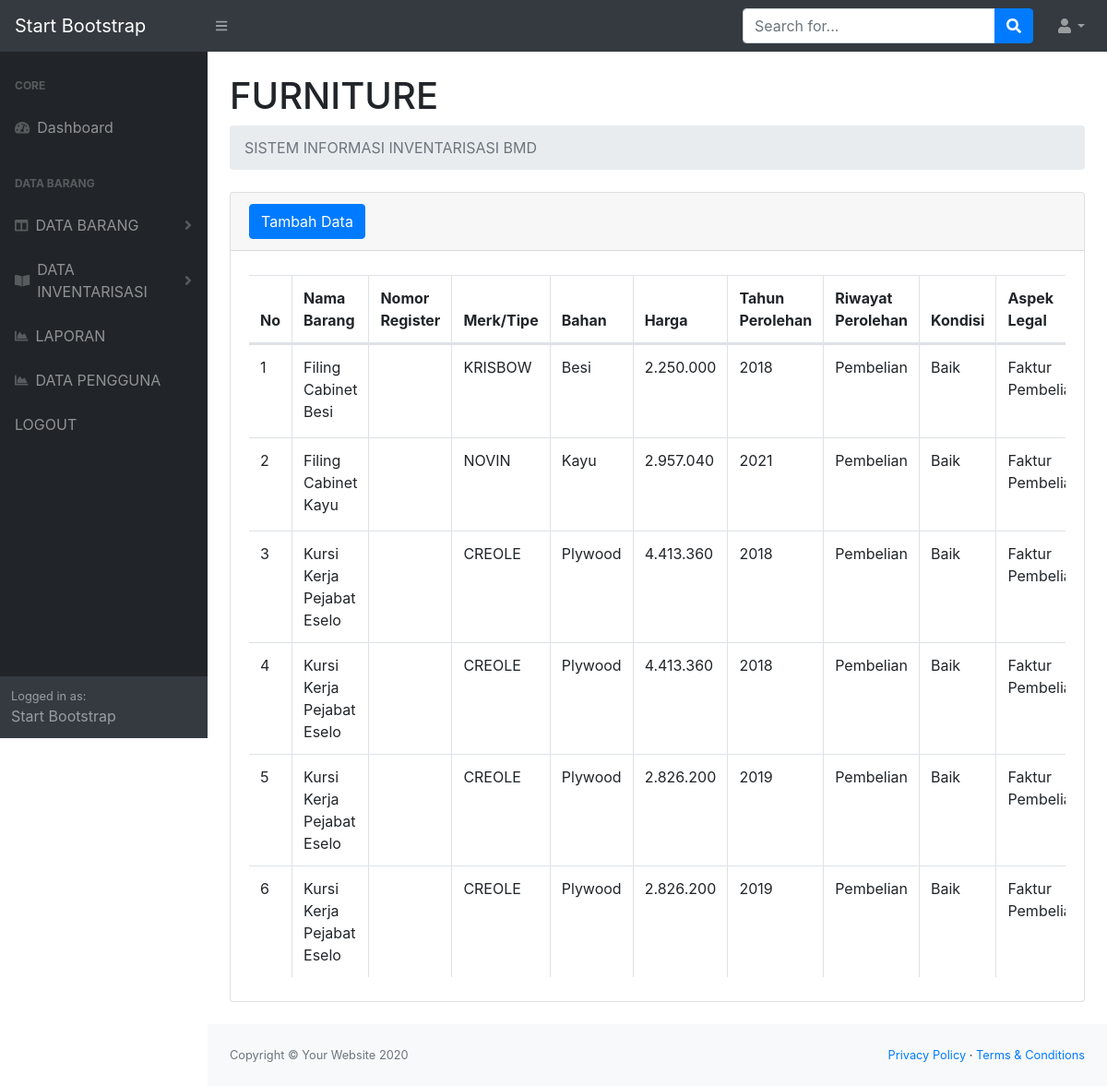
The page /masterfurniture.php (signed in) on the database its author committed.
### tables this page shows
CREATE TABLE `furniture` (
  `idbarang` int(11) NOT NULL,
  `namafurniture` varchar(50) NOT NULL,
  `nomorregister` varchar(255) NOT NULL,
  `merk3` varchar(25) NOT NULL,
  `bahan3` varchar(25) NOT NULL,
  `harga3` varchar(25) NOT NULL,
  `tahunperolehan3` varchar(25) NOT NULL,
  `riwayatperolehan3` varchar(25) NOT NULL,
  `kondisi3` varchar(25) NOT NULL,
  `aspeklegal3` varchar(25) NOT NULL,
  `keterangan3` varchar(25) NOT NULL
);

### masterfurniture.php (the view, shortened to what this page needs)
<?php
require 'function.php';
?>
<!DOCTYPE html>
<html lang="en">
<head>
    <link href="css/styles.css" rel="stylesheet" />
    <link href="https://cdn.datatables.net/1.10.20/css/dataTables.bootstrap4.min.css" rel="stylesheet" />
</head>
<body class="sb-nav-fixed">
    <nav class="sb-topnav navbar navbar-expand navbar-dark bg-dark">
        <a class="navbar-brand" href="index.html">Start Bootstrap</a>
        <button class="btn btn-link btn-sm order-1 order-lg-0" id="sidebarToggle" href="#"><i class="fas fa-bars"></i></button>
        <form class="d-none d-md-inline-block form-inline ml-auto mr-0 mr-md-3 my-2 my-md-0">
            <div class="input-group">
                <input class="form-control" type="text" placeholder="Search for..." aria-label="Search" aria-describedby="basic-addon2" />
                <div class="input-group-append">
                    <button class="btn btn-primary" type="button"><i class="fas fa-search"></i></button>
                </div>
            </div>
        </form>
        <ul class="navbar-nav ml-auto ml-md-0">
            <li class="nav-item dropdown">
                <a class="nav-link dropdown-toggle" id="userDropdown" href="#" role="button" data-toggle="dropdown" aria-haspopup="true" aria-expanded="false"><i class="fas fa-user fa-fw"></i></a>
            </li>
        </ul>
    </nav>
    <div id="layoutSidenav">
        <div id="layoutSidenav_nav">
            <nav class="sb-sidenav accordion sb-sidenav-dark" id="sidenavAccordion">
                <div class="sb-sidenav-menu">
                    <?php include 'navbar.php'; ?>
                </div>
                <div class="sb-sidenav-footer">
                    <div class="small">Logged in as:</div>
                    Start Bootstrap
                </div>
            </nav>
        </div>
        <div id="layoutSidenav_content">
            <main>
                <div class="container-fluid">
                    <h1 class="mt-4">FURNITURE</h1>
                    <ol class="breadcrumb mb-4">
                        <li class="breadcrumb-item active">SISTEM INFORMASI INVENTARISASI BMD</li>
                    </ol>
                    <div class="card mb-4">
                        <div class="card-header">
                            <button type="button" class="btn btn-primary" data-toggle="modal" data-target="#myModal">
                                Tambah Data
                            </button>
                        </div>
                        <div class="card-body">
                            <div class="table-responsive">
                                <table class="table table-bordered" id="dataTable" width="100%" cellspacing="0">
                                    <thead>
                                        <tr>
                                            <th>No</th>
                                            <th>Nama Barang</th>
                                            <th>Nomor Register</th>
                                            <th>Merk/Tipe</th>
                                            <th>Bahan</th>
                                            <th>Harga</th>
                                            <th>Tahun Perolehan</th>
                                            <th>Riwayat Perolehan</th>
                                            <th>Kondisi</th>
                                            <th>Aspek Legal</th>
                                        </tr>
                                    </thead>
                                    <tbody>
                                        <?php
                                        $ambilsemuadatafurniture = mysqli_query($conn, "select * from furniture");
                                        $i = 1;
                                        while ($data = mysqli_fetch_array($ambilsemuadatafurniture)) {
                                            $namafurniture = $data['namafurniture'];
                                            $nomorregister = $data['nomorregister'];
                                            $merk3 = $data['merk3'];
                                            $bahan3 = $data['bahan3'];
                                            $harga3 = $data['harga3'];
                                            $tahunperolehan3 = $data['tahunperolehan3'];
                                            $riwayatperolehan3 = $data['riwayatperolehan3'];
                                            $kondisi3 = $data['kondisi3'];
                                            $aspeklegal3 = $data['aspeklegal3'];
                                        ?>
                                            <tr>
                                                <td><?= $i++; ?></td>
                                                <td><?= $namafurniture; ?></td>
                                                <td><?= $nomorregister; ?></td>
                                                <td><?= $merk3; ?></td>
                                                <td><?= $bahan3; ?></td>
                                                <td><?= $harga3; ?></td>
                                                <td><?= $tahunperolehan3; ?></td>
                                                <td><?= $riwayatperolehan3; ?></td>
                                                <td><?= $kondisi3; ?></td>
                                                <td><?= $aspeklegal3; ?></td>
                                            </tr>
                                        <?php
                                        };
                                        ?>
                                    </tbody>
                                </table>
                            </div>
                        </div>
                    </div>
                </div>
            </main>
            <footer class="py-4 bg-light mt-auto">
                <div class="container-fluid">
                    <div class="d-flex align-items-center justify-content-between small">
                        <div class="text-muted">Copyright &copy; Your Website 2020</div>
                        <div>
                            <a href="#">Privacy Policy</a>
                            &middot;
                            <a href="#">Terms &amp; Conditions</a>
                        </div>
                    </div>
                </div>
            </footer>
        </div>
    </div>
</body>
</html>

### navbar.php (shortened to what this page needs)
<div class="nav">
    <div class="sb-sidenav-menu-heading">Core</div>
    <a class="nav-link" href="index.php">
        <div class="sb-nav-link-icon"><i class="fas fa-tachometer-alt"></i></div>
        Dashboard
    </a>
    <div class="sb-sidenav-menu-heading">DATA BARANG</div>
    <a class="nav-link collapsed" href="#" data-toggle="collapse" data-target="#collapseLayouts" aria-expanded="false" aria-controls="collapseLayouts">
        <div class="sb-nav-link-icon"><i class="fas fa-columns"></i></div>
        DATA BARANG
        <div class="sb-sidenav-collapse-arrow"><i class="fas fa-angle-down"></i></div>
    </a>
    <a class="nav-link collapsed" href="#" data-toggle="collapse" data-target="#collapsePages" aria-expanded="false" aria-controls="collapsePages">
        <div class="sb-nav-link-icon"><i class="fas fa-book-open"></i></div>
        DATA INVENTARISASI
        <div class="sb-sidenav-collapse-arrow"><i class="fas fa-angle-down"></i></div>
    </a>
    <a class="nav-link" href="laporan.php">
        <div class="sb-nav-link-icon"><i class="fas fa-chart-area"></i></div>
        LAPORAN
    </a>
    <a class="nav-link" href="user.php">
        <div class="sb-nav-link-icon"><i class="fas fa-chart-area"></i></div>
        DATA PENGGUNA
    </a>
    <a class="nav-link" href="logout.php">
        LOGOUT
    </a>
</div>

### rows shown on the page
furniture: namafurniture "Filing Cabinet Besi", merk3 "KRISBOW", bahan3 "Besi", harga3 "2.250.000", tahunperolehan3 "2018", riwayatperolehan3 "Pembelian", kondisi3 "Baik", aspeklegal3 "Faktur…"
furniture: namafurniture "Filing Cabinet Kayu", merk3 "NOVIN", bahan3 "Kayu", harga3 "2.957.040", tahunperolehan3 "2021", riwayatperolehan3 "Pembelian", kondisi3 "Baik", aspeklegal3 "Faktur…"
furniture: namafurniture "Kursi Kerja Pejabat Eselo", merk3 "CREOLE", bahan3 "Plywood", harga3 "4.413.360", tahunperolehan3 "2018", riwayatperolehan3 "Pembelian", kondisi3 "Baik", aspeklegal3 "Faktur…"
furniture: namafurniture "Kursi Kerja Pejabat Eselo", merk3 "CREOLE", bahan3 "Plywood", harga3 "4.413.360", tahunperolehan3 "2018", riwayatperolehan3 "Pembelian", kondisi3 "Baik", aspeklegal3 "Faktur…"
furniture: namafurniture "Kursi Kerja Pejabat Eselo", merk3 "CREOLE", bahan3 "Plywood", harga3 "2.826.200", tahunperolehan3 "2019", riwayatperolehan3 "Pembelian", kondisi3 "Baik", aspeklegal3 "Faktur…"
furniture: namafurniture "Kursi Kerja Pejabat Eselo", merk3 "CREOLE", bahan3 "Plywood", harga3 "2.826.200", tahunperolehan3 "2019", riwayatperolehan3 "Pembelian", kondisi3 "Baik", aspeklegal3 "Faktur…"
